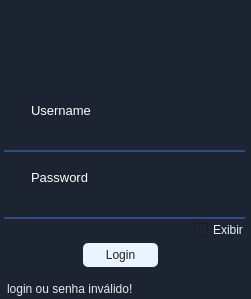
<?xml version="1.0" encoding="UTF-8"?>
<ui version="4.0">
 <class>MainWindowAcesso</class>
 <widget class="QMainWindow" name="MainWindowAcesso">
  <property name="geometry">
   <rect>
    <x>0</x>
    <y>0</y>
    <width>251</width>
    <height>299</height>
   </rect>
  </property>
  <property name="minimumSize">
   <size>
    <width>251</width>
    <height>299</height>
   </size>
  </property>
  <property name="maximumSize">
   <size>
    <width>251</width>
    <height>299</height>
   </size>
  </property>
  <property name="windowTitle">
   <string>MainWindow</string>
  </property>
  <property name="styleSheet">
   <string notr="true">background-color: rgb(28, 35, 49);</string>
  </property>
  <widget class="QWidget" name="centralacesso">
   <widget class="QLabel" name="label_23">
    <property name="geometry">
     <rect>
      <x>31</x>
      <y>100</y>
      <width>61</width>
      <height>21</height>
     </rect>
    </property>
    <property name="font">
     <font>
      <pointsize>10</pointsize>
      <weight>50</weight>
      <bold>false</bold>
     </font>
    </property>
    <property name="styleSheet">
     <string notr="true">color: rgb(255, 255, 255);
background-color: none;</string>
    </property>
    <property name="text">
     <string>Username</string>
    </property>
   </widget>
   <widget class="QLabel" name="label_24">
    <property name="geometry">
     <rect>
      <x>31</x>
      <y>167</y>
      <width>61</width>
      <height>21</height>
     </rect>
    </property>
    <property name="font">
     <font>
      <pointsize>10</pointsize>
     </font>
    </property>
    <property name="styleSheet">
     <string notr="true">color: rgb(255, 255, 255);
background-color: none;</string>
    </property>
    <property name="text">
     <string>Password</string>
    </property>
   </widget>
   <widget class="QLineEdit" name="label_inserir_user">
    <property name="geometry">
     <rect>
      <x>4</x>
      <y>120</y>
      <width>241</width>
      <height>31</height>
     </rect>
    </property>
    <property name="font">
     <font>
      <weight>50</weight>
      <bold>false</bold>
     </font>
    </property>
    <property name="styleSheet">
     <string notr="true">background-color: rgb(28, 35, 49);
color: rgb(255, 255, 255);
border: none;</string>
    </property>
    <property name="text">
     <string/>
    </property>
    <property name="clearButtonEnabled">
     <bool>true</bool>
    </property>
   </widget>
   <widget class="QWidget" name="widget" native="true">
    <property name="geometry">
     <rect>
      <x>4</x>
      <y>150</y>
      <width>241</width>
      <height>2</height>
     </rect>
    </property>
    <property name="styleSheet">
     <string notr="true">background-color: rgb(48, 75, 127);</string>
    </property>
   </widget>
   <widget class="QLineEdit" name="label_inserir_senha">
    <property name="geometry">
     <rect>
      <x>4</x>
      <y>187</y>
      <width>241</width>
      <height>31</height>
     </rect>
    </property>
    <property name="styleSheet">
     <string notr="true">background-color: rgb(28, 35, 49);
color: rgb(255, 255, 255);
border: none;</string>
    </property>
    <property name="text">
     <string/>
    </property>
    <property name="maxLength">
     <number>16</number>
    </property>
    <property name="echoMode">
     <enum>QLineEdit::PasswordEchoOnEdit</enum>
    </property>
    <property name="dragEnabled">
     <bool>false</bool>
    </property>
    <property name="readOnly">
     <bool>false</bool>
    </property>
    <property name="placeholderText">
     <string/>
    </property>
    <property name="clearButtonEnabled">
     <bool>true</bool>
    </property>
   </widget>
   <widget class="QWidget" name="widget_2" native="true">
    <property name="geometry">
     <rect>
      <x>4</x>
      <y>217</y>
      <width>241</width>
      <height>2</height>
     </rect>
    </property>
    <property name="styleSheet">
     <string notr="true">background-color: rgb(48, 75, 127);</string>
    </property>
   </widget>
   <widget class="QPushButton" name="botao_confirmar_acesso">
    <property name="geometry">
     <rect>
      <x>83</x>
      <y>243</y>
      <width>75</width>
      <height>24</height>
     </rect>
    </property>
    <property name="styleSheet">
     <string notr="true">QPushButton:hover{
	background-color: rgb(186, 195, 204);
	border: 3px solid rgb(186, 195, 204);
	color: rgb(28, 35, 49);
	border-radius: 5px;
}

QPushButton {
   color: rgb(32, 32, 35);
   border-radius: 5px;
   background-color: rgb(233, 244, 255);
}</string>
    </property>
    <property name="text">
     <string>Login</string>
    </property>
   </widget>
   <widget class="QLabel" name="label_validar_acesso">
    <property name="geometry">
     <rect>
      <x>7</x>
      <y>279</y>
      <width>131</width>
      <height>20</height>
     </rect>
    </property>
    <property name="styleSheet">
     <string notr="true">color: rgb(234, 234, 234);</string>
    </property>
    <property name="text">
     <string>login ou senha inválido!</string>
    </property>
   </widget>
   <widget class="QLabel" name="logo_acesso">
    <property name="geometry">
     <rect>
      <x>94</x>
      <y>20</y>
      <width>61</width>
      <height>61</height>
     </rect>
    </property>
    <property name="text">
     <string/>
    </property>
    <property name="pixmap">
     <pixmap>../Imagens/nexo.png</pixmap>
    </property>
    <property name="scaledContents">
     <bool>true</bool>
    </property>
   </widget>
   <widget class="QLabel" name="label">
    <property name="geometry">
     <rect>
      <x>4</x>
      <y>100</y>
      <width>21</width>
      <height>21</height>
     </rect>
    </property>
    <property name="text">
     <string/>
    </property>
    <property name="pixmap">
     <pixmap>../icons/iconuser.png</pixmap>
    </property>
    <property name="scaledContents">
     <bool>true</bool>
    </property>
   </widget>
   <widget class="QLabel" name="label_2">
    <property name="geometry">
     <rect>
      <x>6</x>
      <y>168</y>
      <width>18</width>
      <height>18</height>
     </rect>
    </property>
    <property name="text">
     <string/>
    </property>
    <property name="pixmap">
     <pixmap>../icons/iconpass.png</pixmap>
    </property>
    <property name="scaledContents">
     <bool>true</bool>
    </property>
   </widget>
   <widget class="QCheckBox" name="checkBox_visualizar_senha">
    <property name="geometry">
     <rect>
      <x>194</x>
      <y>220</y>
      <width>51</width>
      <height>20</height>
     </rect>
    </property>
    <property name="styleSheet">
     <string notr="true">color: rgb(233, 244, 255);</string>
    </property>
    <property name="text">
     <string>Exibir</string>
    </property>
   </widget>
   <widget class="QLabel" name="spinner_label">
    <property name="geometry">
     <rect>
      <x>100</x>
      <y>223</y>
      <width>47</width>
      <height>13</height>
     </rect>
    </property>
    <property name="text">
     <string/>
    </property>
   </widget>
  </widget>
 </widget>
 <resources/>
 <connections/>
</ui>
